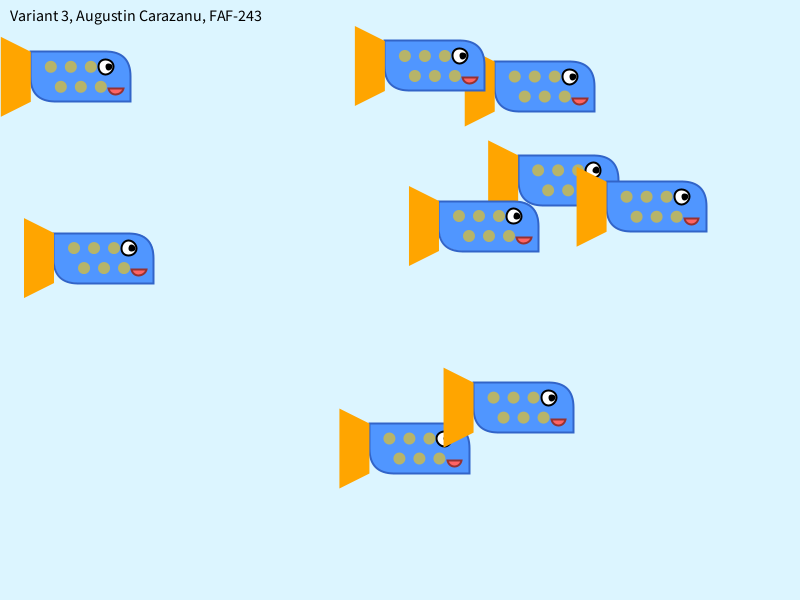
Frame 1 (no input)
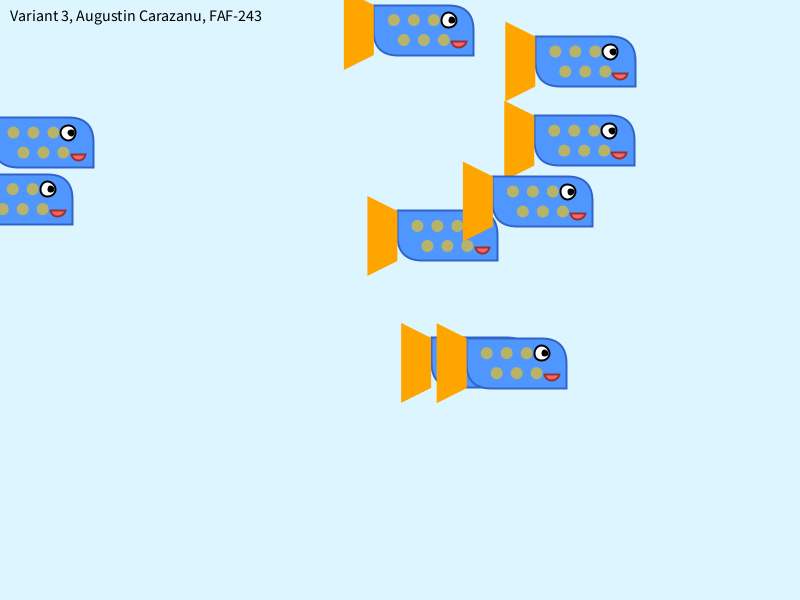
Frame 60 (the mouse pressed at the canvas centre just before this capture)
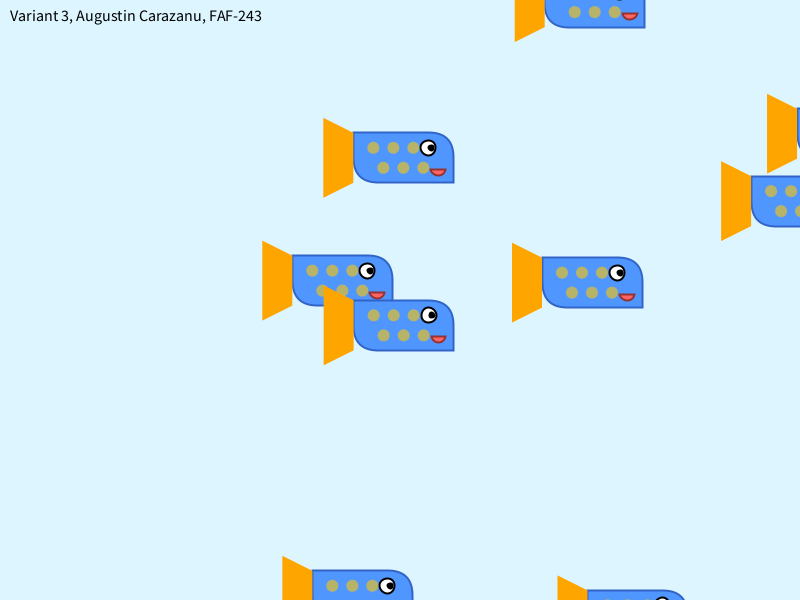
Frame 120 (the mouse held since frame 60 and released just before this capture)

The Processing sketch that drew these frames (run headless with seeded random() and noise(); from frame 60 on, the mouse is pressed at the canvas centre):

// Processing sketch: sketch_251107d
// ── sketch_251107d.pde
Creature[] school = new Creature[9];

void setup() {
  size(800, 600);
  
  for (int i = 0; i < school.length; i++) {
    school[i] = new Creature(random(width), random(height));
  }
}

void draw() {
  background(220, 245, 255);
  
  fill(0); 
  textSize(16);
  textAlign(LEFT, TOP);
  text("Variant 3, Augustin Carazanu, FAF-243", 10, 10);
  
  // Update and display creatures
  for (int i = 0; i < school.length; i++) {
    school[i].updatePosition();
    school[i].checkEdges();
    school[i].display();
  }
}

class Creature {
  
  PVector location;
  PVector velocity;
  PVector acceleration;
  
  float creatureWidth = 130;
  float creatureHeight = 50;
  float maxSpeed;
  
  float noiseOffsetX;
  float noiseOffsetY;

  Creature(float startX, float startY) {
    location = new PVector(startX, startY);
    velocity = new PVector(random(-1, 1), random(-1, 1));
    acceleration = new PVector(0, 0);
    
    maxSpeed = random(2.0, 3.5);
    
    noiseOffsetX = random(0, 1000);
    noiseOffsetY = random(10000, 11000);
  }

  void display() {
    pushMatrix();
    translate(location.x, location.y);

    fill(80, 150, 255);
    stroke(50, 100, 200);
    strokeWeight(2);
    rect(0, 0, 100, 50, 0, 25, 0, 25);

    fill(255, 165, 0);
    noStroke();
    quad(0, 0, -30, -15, -30, 65, 0, 50);

    fill(255);
    stroke(0);
    circle(75, 15, 15);
    fill(0);
    circle(78, 15, 5);

    fill(255, 100, 100);
    stroke(150, 50, 50);
    arc(85, 35, 15, 15, 0.2, PI - 0.2, CHORD);
    
    fill(255, 200, 0, 150);
    noStroke();
    for (int i = 0; i < 3; i++) {
      float scaleX = 20 + i * 20;
      circle(scaleX, 15, 12);
      circle(scaleX + 10, 35, 12);
    }

    popMatrix();
  }
  
  void updatePosition() {
    float ax = map(noise(noiseOffsetX), 0, 1, -0.1, 0.1);
    float ay = map(noise(noiseOffsetY), 0, 1, -0.1, 0.1);
    acceleration = new PVector(ax, ay);
    
    velocity.add(acceleration);
    velocity.limit(maxSpeed);
    location.add(velocity);
    
    noiseOffsetX += 0.01;
    noiseOffsetY += 0.01;
  }
  
  void checkEdges() {
    if (location.x > width) {
      location.x = -creatureWidth;
    } else if (location.x < -creatureWidth) {
      location.x = width;
    }
    
    if (location.y > height) {
      location.y = -creatureHeight;
    } else if (location.y < -creatureHeight) {
      location.y = height;
    }
  }
}
